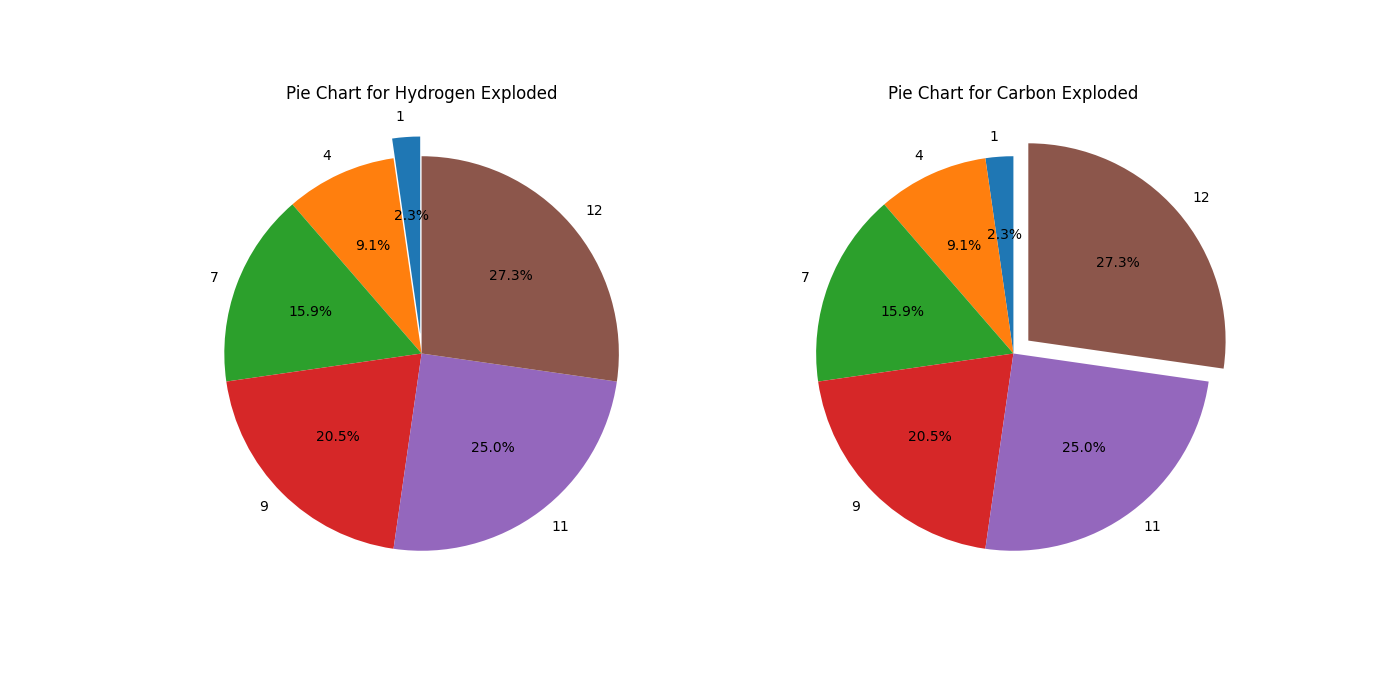

Python code for this plot:
# START:

import matplotlib.pyplot as plt


class AtomicWeights:
    """
    A class to handle the creation of pie charts based on atomic weights of elements.
    Attributes:
        atomic_weights (list): List of atomic weights for the first six elements.
    """

    # Class variable with atomic weights of the first six elements (Hydrogen, Helium, Lithium, Beryllium, Boron, Carbon)
    atomic_weights = [1, 4, 7, 9, 11, 12]

    def create_pie_chart(self, element1, element2):
        """
        Creates two pie charts for given elements with annotations of percentages and atomic weights.
        Explodes the first element in the first chart and the second in the second chart.

        Args:
            element1 (str): The name of the first element to explode in the pie chart.
            element2 (str): The name of the second element to explode in the pie chart.

        Return:
            None, displays pie charts.
        """

        # List of element names corresponding to the atomic weights
        elements = ['Hydrogen', 'Helium', 'Lithium', 'Beryllium', 'Boron', 'Carbon']
        # Retrieve class variable atomic weights
        weights = AtomicWeights.atomic_weights
        # Create explosion settings for the first pie chart, where the specified element is exploded
        explode1 = [0.1 if element == element1 else 0 for element in elements]
        # Create explosion settings for the second pie chart, where the specified element is exploded
        explode2 = [0.1 if element == element2 else 0 for element in elements]

        # Setup a figure to host two subplots (pie charts) side by side
        fig, ax = plt.subplots(1, 2, figsize = (14, 7))
        # First pie chart: elements with the first specified element exploded
        ax[0].pie(weights, labels=weights, autopct = '%1.1f%%', startangle = 90, explode = explode1)
        # Title reflecting the exploded element
        ax[0].set_title(f'Pie Chart for {element1} Exploded')

        # Second pie chart: elements with the second specified element exploded
        ax[1].pie(weights, labels = weights, autopct = '%1.1f%%', startangle = 90, explode = explode2)
        # Title reflecting the exploded element
        ax[1].set_title(f'Pie Chart for {element2} Exploded')

        # Display the plots
        plt.show()


# MAIN function call
if __name__ == '__main__':
    aw = AtomicWeights()
    aw.create_pie_chart('Hydrogen', 'Carbon')

# END.
